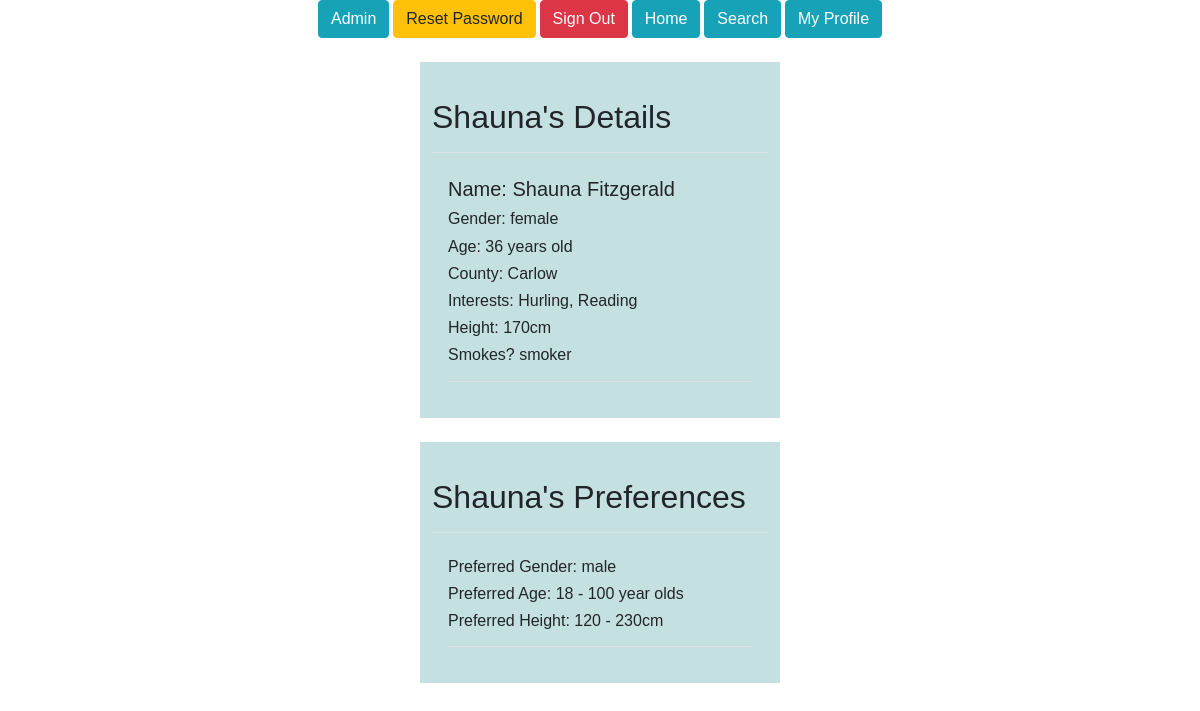
Screenshot of /pages/main/profile.php?userID=9 (signed in) with the database file from the repository.
### tables this page shows
CREATE TABLE preferences (
  userID INT NOT NULL,
  prefGender ENUM("male", "female") NOT NULL,
  prefAgeMin INT NULL DEFAULT 18,
  prefAgeMax INT NULL DEFAULT 100,
  prefCountyID INT NULL,
  prefInterestID INT NULL,
  prefSmokes ENUM("smoker", "non-smoker") NULL,
  prefHeightMin INT NULL DEFAULT 120,
  prefHeightMax INT NULL DEFAULT 230
);

### utilities/utility.php (called while the page is built, shortened)
<?php
function getUserPreferences($link, $userID) {
  $sql = "SELECT prefGender, prefAgeMin, prefAgeMax, prefCountyID, prefInterestID, prefSmokes , prefHeightMin, prefHeightMax FROM preferences WHERE userID = $userID;";
  if($stmt = mysqli_prepare($link, $sql)) {
    if(mysqli_stmt_execute($stmt)) {
      mysqli_stmt_store_result($stmt);
      if(mysqli_stmt_num_rows($stmt) == 1) {
        $preferences = array();
        mysqli_stmt_bind_result($stmt, $prefGenderTemp, $prefAgeMinTemp, $prefAgeMaxTemp, $prefCountyIDTemp, $prefInterestIDTemp, $prefSmokesTemp, $prefHeightMinTemp, $prefHeightMaxTemp);
        while (mysqli_stmt_fetch($stmt)) {
          $preferences['prefGender'] = $prefGenderTemp;
          $preferences['prefAgeMin'] = $prefAgeMinTemp;
          $preferences['prefAgeMax'] = $prefAgeMaxTemp;
          $preferences['prefCountyID'] = ($prefCountyIDTemp) ? $prefCountyIDTemp : 0;
          $preferences['prefInterestID'] = ($prefInterestIDTemp) ? $prefInterestIDTemp : 0;
          $preferences['prefSmokes'] = ($prefSmokesTemp) ? $prefSmokesTemp : "";
          $preferences['prefHeightMin'] = $prefHeightMinTemp;
          $preferences['prefHeightMax'] = $prefHeightMaxTemp;
        }
      }
    }
    else {
      echo "Oops! Something went wrong. Please try again later.";
    }
    if (isset($preferences)) {
      return $preferences;
    }
  }
}
?>

### pages/main/profile.php (the view, shortened to what this page needs)
<?php
require_once "../../utilities/utility.php";
require_once "../../utilities/config.php";
$firstName = $lastName = $gender = $dateOfBirth = $countyName = $smokes = $description = "";
$height = 0;
if(isset($_GET["userID"]) && !empty(trim($_GET["userID"]))) {
  $userID = $_GET["userID"];
  $myProfile = false;
}
else {
  $userID = $_SESSION["userID"];
  $myProfile = true;
}
$sql = "SELECT firstName, lastName, description, gender, dateOfBirth, countyName, smokes, height FROM user
JOIN profile JOIN countyList ON user.userID = profile.userID AND profile.countyID = countyList.countyID WHERE user.userID = $userID;";
if($stmt = mysqli_prepare($link, $sql)) {
  if(mysqli_stmt_execute($stmt)) {
    mysqli_stmt_store_result($stmt);
    if(mysqli_stmt_num_rows($stmt) == 1) {
      mysqli_stmt_bind_result($stmt, $firstNameTemp, $lastNameTemp, $descriptionTemp, $genderTemp, $dateOfBirthTemp, $countyNameTemp, $smokesTemp, $heightTemp);
      while (mysqli_stmt_fetch($stmt)) {
        $firstName = $firstNameTemp;
        $lastName = $lastNameTemp;
        $gender = $genderTemp;
        $dateOfBirth = $dateOfBirthTemp;
        $countyName = $countyNameTemp;
        $smokes = $smokesTemp;
        $height = $heightTemp;
      }
    }
  }
  else {
    echo "Oops! Something went wrong. Please try again later.";
  }
}
$sql = "SELECT interestName FROM interestList JOIN interests ON interestList.interestID = interests.interestID WHERE interests.userID = $userID;";
if($stmt = mysqli_prepare($link, $sql)) {
  if(mysqli_stmt_execute($stmt)) {
    mysqli_stmt_store_result($stmt);
    if(mysqli_stmt_num_rows($stmt) >= 1) {
      mysqli_stmt_bind_result($stmt, $interestNameTemp);
      while (mysqli_stmt_fetch($stmt)) {
        $interests[] = $interestNameTemp;
      }
    }
  }
  else {
    echo "Oops! Something went wrong. Please try again later.";
  }
}
$preferences = getUserPreferences($link, $userID);
$prefGender = $preferences['prefGender'];
$prefAgeMin = $preferences['prefAgeMin'];
$prefAgeMax = $preferences['prefAgeMax'];
$prefHeightMin = $preferences['prefHeightMin'];
$prefHeightMax = $preferences['prefHeightMax'];
?>
<div class="wrapper">
  <div class="pb-2 mt-4 mb-4 border-bottom">
    <h2><?php echo ($myProfile) ? 'My Details' : $firstName."'s Details";?></h2>
  </div>
  <div class="pb-2 m-3 mb-4 border-bottom">
    <div>
      <h5>Name: <?php echo $firstName.' '.$lastName ?></h5>
    </div>
    <div>
      <h6>Gender: <?php echo $gender ?></h6>
    </div>
    <div>
      <h6> Age:
      <?php
        $dateOfBirth = explode("-", $dateOfBirth);
        $age = (date("md", date("U", mktime(0, 0, 0, $dateOfBirth[2], $dateOfBirth[1], $dateOfBirth[0]))) > date("md")
          ? ((date("Y") - $dateOfBirth[0]) - 1)
          : (date("Y") - $dateOfBirth[0]));
        echo $age.' years old';
      ?>
      </h6>
    </div>
    <div>
      <h6>County: <?php echo $countyName ?></h6>
    </div>
    <div>
      <?php
        if (isset($interests)) {
          echo '<h6>Interests: ';
          $str = "";
          foreach ($interests as $interestName) {
            $str .= $interestName.', ';
          }
          $str = rtrim($str, ', ');
          echo $str;
          echo '</h6>';
        }
      ?>
    </div>
    <div>
      <h6>Height: <?php echo $height.'cm' ?></h6>
    </div>
    <div>
      <h6>Smokes? <?php echo $smokes ?></h6>
    </div>
  </div>
</div>
<div class="wrapper">
  <div class="pb-2 mt-4 mb-4 border-bottom">
    <h2><?php echo ($myProfile) ? 'My Preferences' : $firstName."'s Preferences";?></h2>
  </div>
  <div class="pb-2 m-3 mb-4 border-bottom">
    <div>
      <h6>Preferred Gender: <?php echo $prefGender ?></h6>
    </div>
    <div>
      <h6>Preferred Age: <?php echo $prefAgeMin.' - '.$prefAgeMax.' year olds' ?></h6>
    </div>
    <div>
      <h6>Preferred Height: <?php echo $prefHeightMin.' - '.$prefHeightMax.'cm' ?></h6>
    </div>
  </div>
</div>

### style/style.css (style rules this page uses)
* { -webkit-box-sizing: border-box; -moz-box-sizing: border-box; -ms-box-sizing: border-box; box-sizing: border-box; }
body { font: 14px sans-serif; }
.wrapper { width: 30%; padding: 1%; margin: 2% auto; background-color: rgb(197, 224, 224); }

### rows the page displays
preferences: prefGender "male", prefAgeMin "18", prefAgeMax "100", prefHeightMin "120", prefHeightMax "230"

### other values shown
$firstName "Shauna"
$lastName "Fitzgerald"
$gender "female"
$age "36"
$countyName "Carlow"
$str "Hurling, Reading"
$height "170"
$smokes "smoker"
